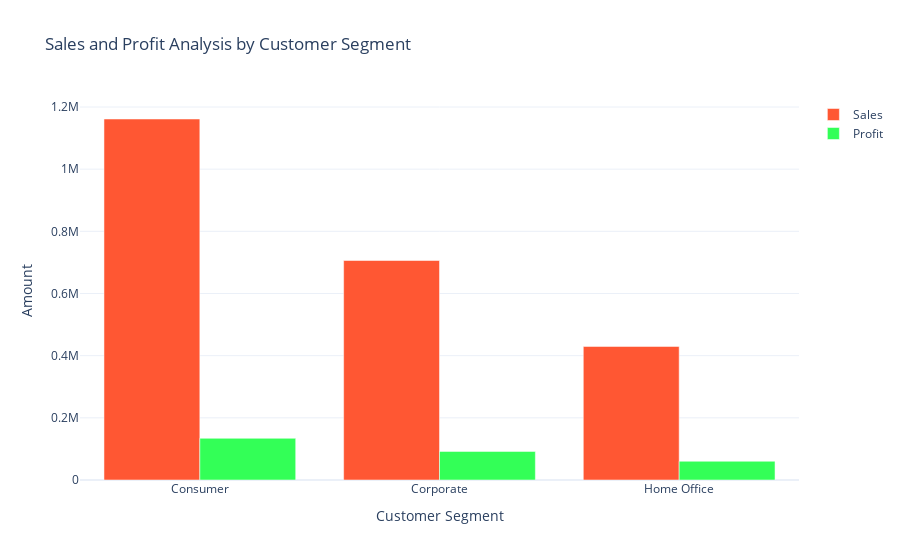

The notebook cell this image was saved under:
### Markdown cell above
## 5 : Sales and Profit Analysis by Customer Segment

### Code cell
sales_profit_by_segment = data.groupby('Segment').agg({'Sales': 'sum', 'Profit': 'sum'}).reset_index()

color_palette =  ['#FF5733', '#33FF57', '#3357FF']

fig = go.Figure()
fig.add_trace(go.Bar(x=sales_profit_by_segment['Segment'], 
                     y=sales_profit_by_segment['Sales'], 
                     name='Sales',
                     marker_color=color_palette[0]))

fig.add_trace(go.Bar(x=sales_profit_by_segment['Segment'], 
                     y=sales_profit_by_segment['Profit'], 
                     name='Profit',
                     marker_color=color_palette[1]))

fig.update_layout(title='Sales and Profit Analysis by Customer Segment',
                  xaxis_title='Customer Segment', yaxis_title='Amount')

fig.show()

### Figure 1 — Plotly figure (JSON) as saved in the notebook; plotly's stock layout.template omitted (floating-point values rounded to 4 significant figures)
{"data": [{"marker": {"color": "#FF5733"}, "name": "Sales", "type": "bar", "x": ["Consumer", "Corporate", "Home Office"], "y": [1161000.0, 706100.0, 429700.0]}, {"marker": {"color": "#33FF57"}, "name": "Profit", "type": "bar", "x": ["Consumer", "Corporate", "Home Office"], "y": [134100.0, 91980.0, 60300.0]}], "layout": {"title": {"text": "Sales and Profit Analysis by Customer Segment"}, "xaxis": {"title": {"text": "Customer Segment"}}, "yaxis": {"title": {"text": "Amount"}}}}
